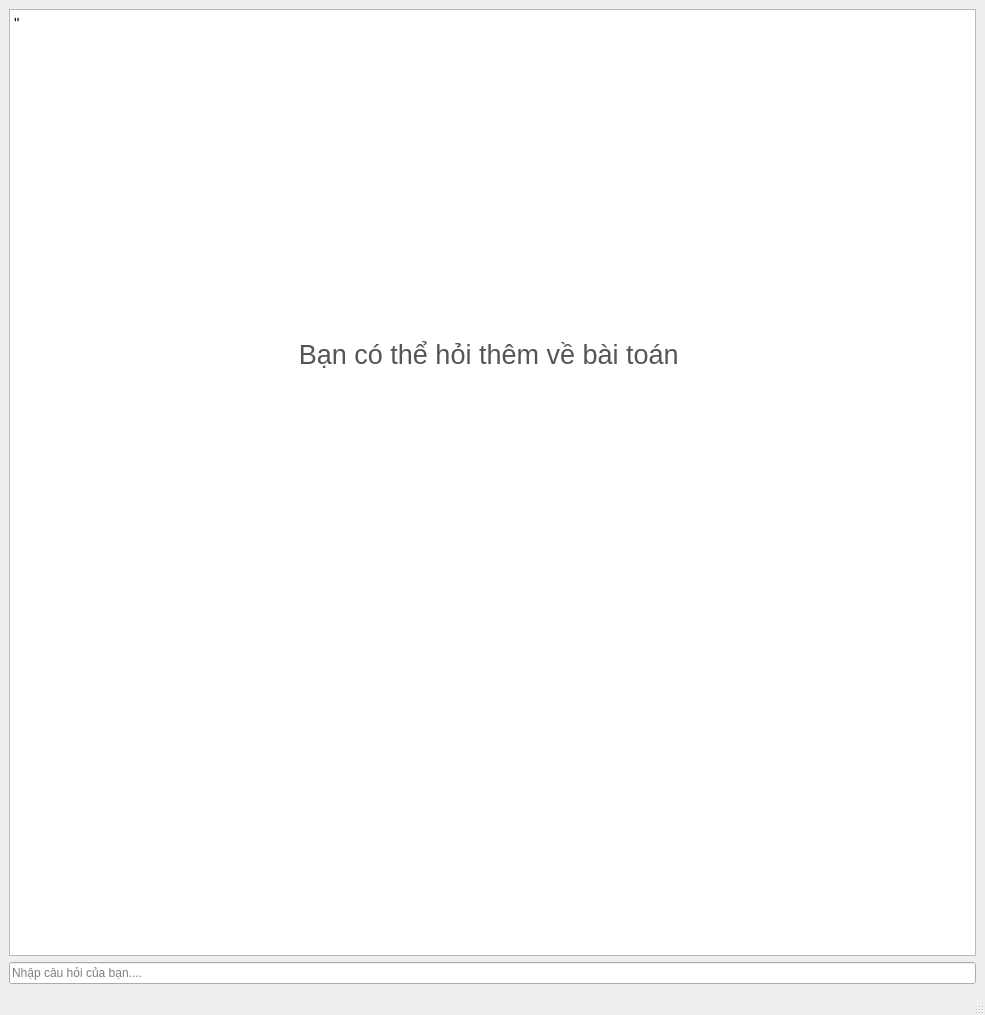
<?xml version="1.0" encoding="UTF-8"?>
<ui version="4.0">
 <class>WdChatBot</class>
 <widget class="QMainWindow" name="WdChatBot">
  <property name="geometry">
   <rect>
    <x>0</x>
    <y>0</y>
    <width>985</width>
    <height>1015</height>
   </rect>
  </property>
  <property name="windowTitle">
   <string>MainWindow</string>
  </property>
  <widget class="QWidget" name="centralwidget">
   <property name="styleSheet">
    <string notr="true"/>
   </property>
   <layout class="QVBoxLayout" name="verticalLayout">
    <item>
     <widget class="QTextBrowser" name="chatDisplay">
      <property name="html">
       <string>&lt;!DOCTYPE HTML PUBLIC &quot;-//W3C//DTD HTML 4.0//EN&quot; &quot;http://www.w3.org/TR/REC-html40/strict.dtd&quot;&gt;
&lt;html&gt;&lt;head&gt;&lt;meta name=&quot;qrichtext&quot; content=&quot;1&quot; /&gt;&lt;meta charset=&quot;utf-8&quot; /&gt;&lt;style type=&quot;text/css&quot;&gt;
p, li { white-space: pre-wrap; }
hr { height: 1px; border-width: 0; }
li.unchecked::marker { content: &quot;\2610&quot;; }
li.checked::marker { content: &quot;\2612&quot;; }
&lt;/style&gt;&lt;/head&gt;&lt;body style=&quot; font-family:'Ubuntu Sans'; font-size:11pt; font-weight:400; font-style:normal;&quot;&gt;
&lt;p style=&quot; margin-top:12px; margin-bottom:12px; margin-left:0px; margin-right:0px; -qt-block-indent:0; text-indent:0px;&quot;&gt;&amp;quot;&lt;/p&gt;
&lt;p align=&quot;center&quot; style=&quot; margin-top:12px; margin-bottom:12px; margin-left:0px; margin-right:0px; -qt-block-indent:0; text-indent:0px;&quot;&gt;&lt;br /&gt;&lt;/p&gt;
&lt;p align=&quot;center&quot; style=&quot; margin-top:12px; margin-bottom:12px; margin-left:0px; margin-right:0px; -qt-block-indent:0; text-indent:0px;&quot;&gt;&lt;br /&gt;&lt;/p&gt;
&lt;p align=&quot;center&quot; style=&quot; margin-top:12px; margin-bottom:12px; margin-left:0px; margin-right:0px; -qt-block-indent:0; text-indent:0px;&quot;&gt;&lt;br /&gt;&lt;/p&gt;
&lt;p align=&quot;center&quot; style=&quot; margin-top:12px; margin-bottom:12px; margin-left:0px; margin-right:0px; -qt-block-indent:0; text-indent:0px;&quot;&gt;&lt;br /&gt;&lt;/p&gt;
&lt;p align=&quot;center&quot; style=&quot; margin-top:12px; margin-bottom:12px; margin-left:0px; margin-right:0px; -qt-block-indent:0; text-indent:0px;&quot;&gt;&lt;br /&gt;&lt;/p&gt;
&lt;p align=&quot;center&quot; style=&quot;-qt-paragraph-type:empty; margin-top:12px; margin-bottom:12px; margin-left:0px; margin-right:0px; -qt-block-indent:0; text-indent:0px;&quot;&gt;&lt;br /&gt;&lt;/p&gt;
&lt;p align=&quot;center&quot; style=&quot;-qt-paragraph-type:empty; margin-top:12px; margin-bottom:12px; margin-left:0px; margin-right:0px; -qt-block-indent:0; text-indent:0px;&quot;&gt;&lt;br /&gt;&lt;/p&gt;
&lt;p align=&quot;center&quot; style=&quot; margin-top:12px; margin-bottom:12px; margin-left:0px; margin-right:0px; -qt-block-indent:0; text-indent:0px;&quot;&gt;&lt;span style=&quot; font-size:20pt; color:#555555;&quot;&gt;Bạn có thể hỏi thêm về bài toán &lt;/span&gt;&lt;/p&gt;&lt;/body&gt;&lt;/html&gt;</string>
      </property>
     </widget>
    </item>
    <item>
     <widget class="QLineEdit" name="inputField">
      <property name="styleSheet">
       <string notr="true"/>
      </property>
      <property name="placeholderText">
       <string>Nhập câu hỏi của bạn....</string>
      </property>
     </widget>
    </item>
   </layout>
  </widget>
  <widget class="QMenuBar" name="menubar">
   <property name="geometry">
    <rect>
     <x>0</x>
     <y>0</y>
     <width>985</width>
     <height>23</height>
    </rect>
   </property>
  </widget>
  <widget class="QStatusBar" name="statusbar"/>
 </widget>
 <resources/>
 <connections/>
</ui>
